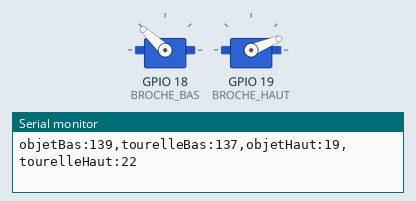
Recording of a sketch running on a simulated ESP32. Parts: 2 × servo, the last lines printed to the serial monitor. Random numbers use the default seed unless the sketch sets one.

Above: at 1.15 s.
At 10.3 s:
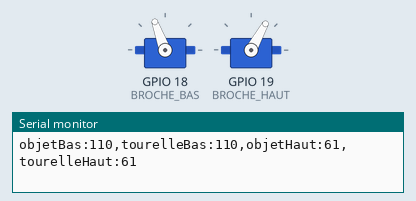
At 21.2 s:
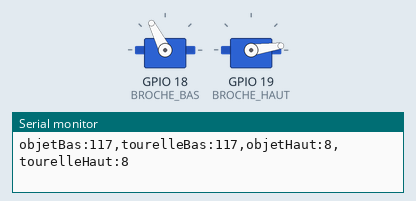
At 32.2 s:
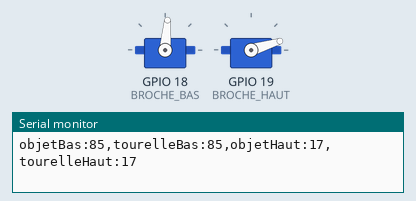
Timing chart, 0 to 40.0 s (numbered marks = the images above):
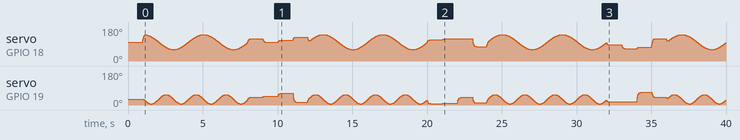

The sketch:

suivi_simule.ino
```cpp
// OBSOLÈTE (2026-11-13) : essai 2, sans suite.
// À supprimer au nettoyage.
// suivi_simule.ino
// Essai 2 de la tourelle : un objet virtuel se déplace et la tourelle le suit,
// comme elle suivra plus tard une vraie balle vue par la caméra.
// L'objet alterne deux phases :
//   - mouvement doux (8 s) : il décrit une boucle en forme de 8 ;
//   - sauts (4 s) : il change brusquement de place chaque seconde.
// Outils > Traceur série (115200 bauds) affiche l'objet et la tourelle.
//
// Branchement : le même que balayage.ino
//   fils bruns                              -> GND
//   fils rouges                             -> VIN (5 V venant de l'USB)
//   orange du servo du bas  (gauche/droite) -> D18
//   orange du servo du haut (haut/bas)      -> D19

#include <ESP32Servo.h>

// Broches de signal des servos
const int BROCHE_BAS = 18;
const int BROCHE_HAUT = 19;

// Centres mesurés sur la monture (caméra droit devant)
const int CENTRE_BAS = 100;
const int CENTRE_HAUT = 30;

// Écart maximal autorisé de part et d'autre du centre
const int AMPLITUDE = 45;

// Rythme de la boucle : celui du servo, qui lit sa consigne toutes les 20 ms
const int PERIODE_MS = 20;

// Réactivité : part de l'écart parcourue à chaque période (entre 0 et 1).
// Plus grand = plus réactif, mais avec une vraie caméra, risque de dépasser
// la balle et d'osciller.
const float GAIN = 0.3;

// Durée des deux phases de l'objet virtuel, en millisecondes
const unsigned long DUREE_DOUX_MS = 8000;
const unsigned long DUREE_SAUTS_MS = 4000;
const unsigned long INTERVALLE_SAUT_MS = 1000;

Servo servoBas;
Servo servoHaut;

// Positions de l'objet virtuel et de la tourelle, en degrés
float objetBas = CENTRE_BAS;
float objetHaut = CENTRE_HAUT;
float tourelleBas = CENTRE_BAS;
float tourelleHaut = CENTRE_HAUT;

// Moment du dernier saut de l'objet
unsigned long dernierSaut = 0;

// Garde un angle dans la plage autorisée autour du centre et dans 0° à 180°
float limiter(float angle, int centre) {
  float mini = max(centre - AMPLITUDE, 0);
  float maxi = min(centre + AMPLITUDE, 180);
  return constrain(angle, mini, maxi);
}

// Fait avancer l'objet virtuel selon la phase en cours
void deplacerObjet(unsigned long maintenant) {
  // Temps écoulé depuis le début du cycle (mouvement doux puis sauts)
  unsigned long t = maintenant % (DUREE_DOUX_MS + DUREE_SAUTS_MS);

  if (t < DUREE_DOUX_MS) {
    // Mouvement doux : un 8, obtenu avec deux sinus de périodes 4 s et 2 s
    float secondes = t / 1000.0;
    objetBas = CENTRE_BAS + 40 * sin(2 * PI * secondes / 4.0);
    objetHaut = CENTRE_HAUT + 25 * sin(2 * PI * secondes / 2.0);
  } else if (maintenant - dernierSaut >= INTERVALLE_SAUT_MS) {
    // Sauts : nouvelle position au hasard
    objetBas = random(CENTRE_BAS - AMPLITUDE, CENTRE_BAS + AMPLITUDE + 1);
    objetHaut = random(CENTRE_HAUT - AMPLITUDE, CENTRE_HAUT + AMPLITUDE + 1);
    dernierSaut = maintenant;
  }

  objetBas = limiter(objetBas, CENTRE_BAS);
  objetHaut = limiter(objetHaut, CENTRE_HAUT);
}

void setup() {
  // Messages lisibles dans le moniteur ou le traceur série (115200 bauds)
  Serial.begin(115200);

  // Réserve les minuteries PWM de l'ESP32 (comme l'exemple de la bibliothèque)
  ESP32PWM::allocateTimer(0);
  ESP32PWM::allocateTimer(1);
  ESP32PWM::allocateTimer(2);
  ESP32PWM::allocateTimer(3);

  // Un servo SG90 attend une impulsion toutes les 20 ms, soit 50 Hz
  servoBas.setPeriodHertz(50);
  servoHaut.setPeriodHertz(50);

  // Largeur d'impulsion pour 0° et 180°, en microsecondes (valeurs usuelles du SG90)
  servoBas.attach(BROCHE_BAS, 500, 2400);
  servoHaut.attach(BROCHE_HAUT, 500, 2400);

  // Départ : la tourelle au centre
  servoBas.write(CENTRE_BAS);
  servoHaut.write(CENTRE_HAUT);
  delay(1000);
}

void loop() {
  deplacerObjet(millis());

  // La tourelle parcourt une partie de l'écart qui la sépare de l'objet :
  // vite quand il est loin, doucement quand elle arrive dessus
  tourelleBas += GAIN * (objetBas - tourelleBas);
  tourelleHaut += GAIN * (objetHaut - tourelleHaut);

  servoBas.write((int)round(tourelleBas));
  servoHaut.write((int)round(tourelleHaut));

  // Une ligne par période pour le traceur série (nom:valeur, séparés par des virgules)
  Serial.printf("objetBas:%.0f,tourelleBas:%.0f,objetHaut:%.0f,tourelleHaut:%.0f\n",
                objetBas, tourelleBas, objetHaut, tourelleHaut);

  delay(PERIODE_MS);
}
```
